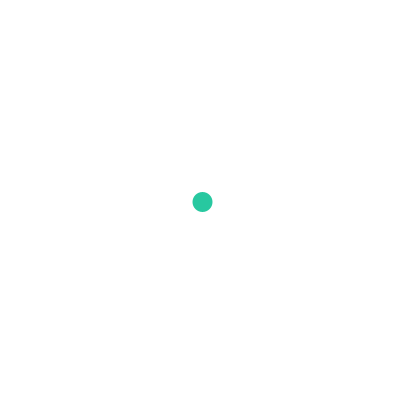
Frame 1 (no input)
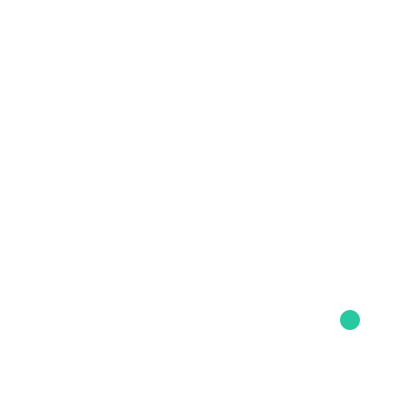
Frame 60 (the mouse pressed at the canvas centre just before this capture)
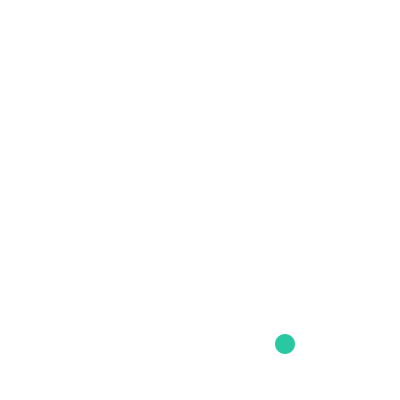
Frame 120 (the mouse held since frame 60 and released just before this capture)

The Processing sketch that drew these frames (run headless with seeded random() and noise(); from frame 60 on, the mouse is pressed at the canvas centre):

// Processing sketch: ball_simplemove02
// ── ball_simplemove02.pde
float x = 200;
float y = 200;
float ball_size = 20;
float xspeed = 2.5;
float yspeed = 2; 

void setup() {
  size(400, 400);
  
}


void draw() {
  background(255);
  
  // caclurate the location of the ball
  x = x + xspeed;
  y = y + yspeed;
  
  if( x>width-ball_size/2 || x< ball_size/2 ) {
    xspeed *= -1; 
  }
  if(y>height-ball_size/2 || y< ball_size/2) {
    yspeed *= -1; 
  }
  
  // draw ball
  fill(40, 200, 160);
  noStroke();
  ellipse(x, y, ball_size, ball_size);
}
